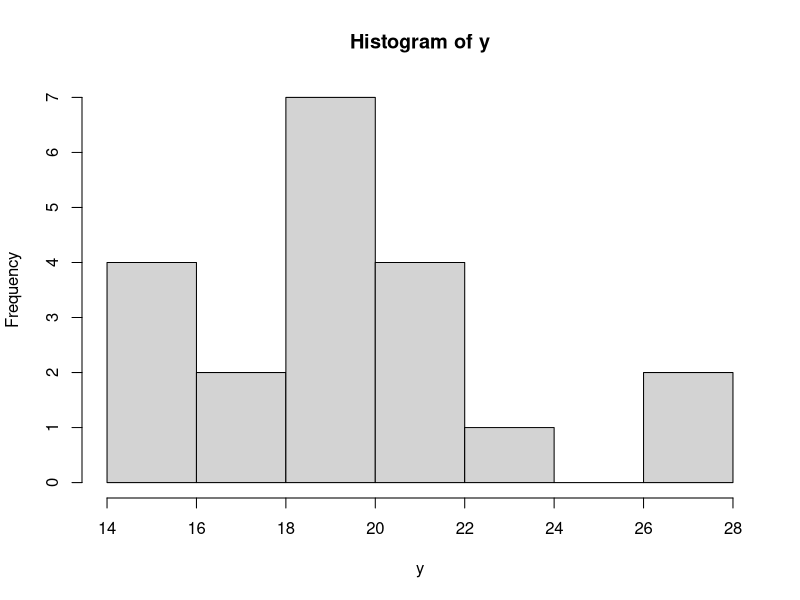
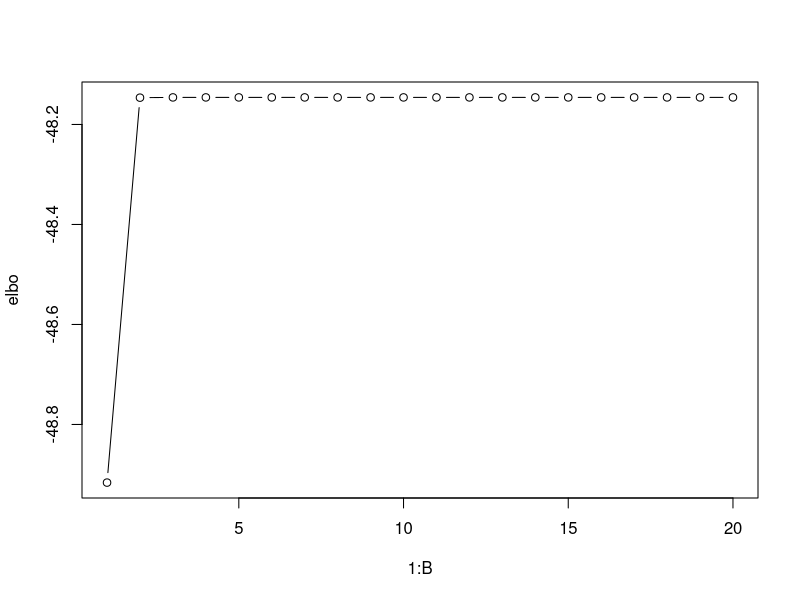
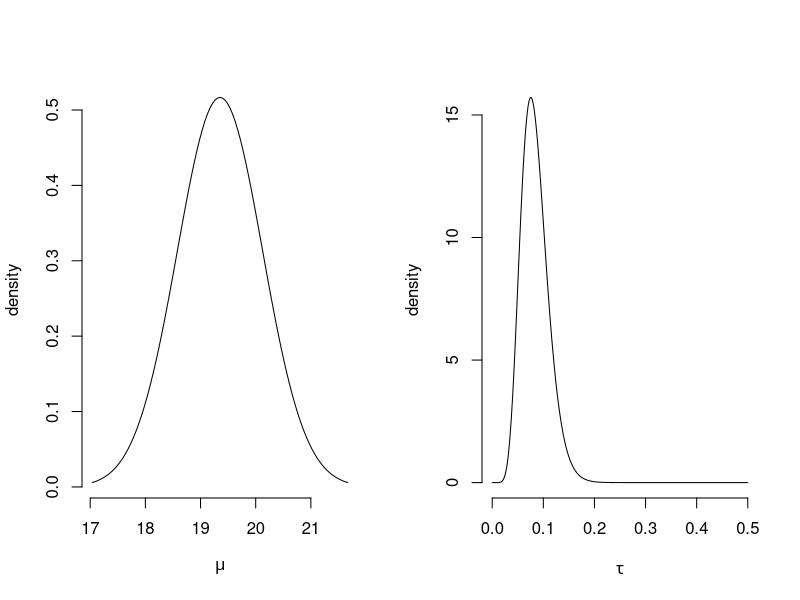
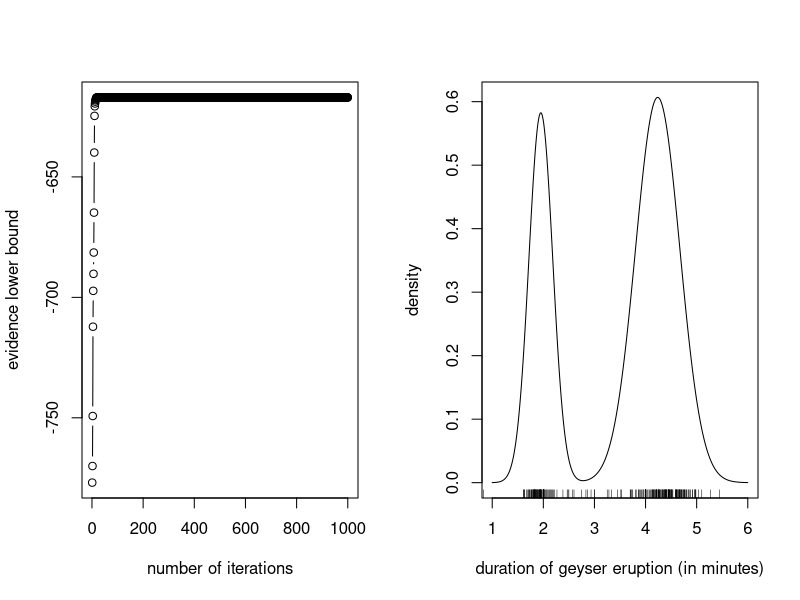

These figures' R source, in order: (Note: this script raises an error after producing the figures.)


#############################################################
## CAVI algorithm for Gaussian data with conjugate priors
#############################################################
## Simulate fake data
set.seed(80601)
y <- rnorm(n = 20, mean = 20, sd = 3)
hist(y)
init <- c(0,1,1)
# Prior parameters
a0 <- 0.01
b0 <- 0.01
mu0 <- 0
tau0 <- 1e-4
# Precompute summary statistics
n <- length(y);
sum_y <- sum(y)
# Initialize algorithm
E_mu <- init[1]
var_mu <- init[2]
E_tau <- init[3]
# Determine the number of iterations
B <- 20
an <- a0+0.5*n
# Monitor the ELBO
elbo <- numeric(B)
for(i in 1:B){
  # Update each parameter in turn
  var_mu <- 1/(tau0 + n*E_tau)
  E_mu <- var_mu*(tau0*mu0 + E_tau*sum_y)
  bn <- (b0+0.5*sum((y-E_mu)^2) + 0.5*n*var_mu)
  E_tau <- an/bn
  # Recompute the ELBO at the end of each cycle
  elbo[i] <- -an*log(bn) +0.5*log(var_mu)-0.5*tau0*((mu0-E_mu)^2 + var_mu)
}

# Monitor the convergence of the ELBO
plot(1:B, elbo, type = "b")
# Plot the marginal approximations
par(mfrow = c(1,2))
curve(dnorm(x, mean = E_mu, sd = sqrt(var_mu)),
            from = E_mu - 3*sqrt(var_mu),
            to = E_mu + 3*sqrt(var_mu),
      ylab = "density", xlab = expression(mu), bty = "n")

curve(dgamma(x, shape = an, rate = bn), from = 0, to = 0.5,
      n = 1001,
      ylab = "density", xlab = expression(tau), bty = "n")


#############################################################
## CAVI algorithm for K-components Gaussian mixture models
#############################################################
# Parameters are
# 1) weights w (probability of components)
# 2) cluster means mu
# 3) cluster variance sigma_sq
# 4) binary indicators of clusters "a" (data augmentation)
CAVI_gauss_mixt <- function(K = 2L, y,
                            prior_mean_mu = rep(0, K),
                            prior_var_mu = rep(1e8, K),
                            prior_shape_var = rep(0.01, K),
                            prior_rate_var = rep(0.01, K),
                            prior_shape_weights = 0.01,
                            niter = 1000L
){
  stopifnot(K >= 1)
  K <- as.integer(K)
  n <- length(y)
  # ELBO normalizing constant (only depends on hyperparameters)
  lcst <- 0.5*K*(1-n*log(2*pi)) +
    lgamma(K*prior_shape_weights) -
    K*lgamma(prior_shape_weights) -
    lgamma(n + K*prior_shape_weights)  +
    sum(prior_shape_var*log(prior_rate_var)) -
    sum(lgamma(prior_shape_var))
  # Initialization
  mu <- runif(K)*diff(range(y))
  sigma_sq <- alpha <- rep(1, K)
  A <- B <- rep(1, K) # K vector
  ELBO <- numeric(niter)
  nu <- matrix(NA, nrow = n, ncol = K)
  # CAVI runs
  for(b in seq_len(niter)){
    for(k in seq_len(K)){
      nu[, k] <- exp(digamma(alpha[k]) + 0.5*digamma(A[k]) - 0.5*log(B[k]) -
                       0.5*A[k]/B[k]*((y-mu[k])^2+ sigma_sq[k]))
    }
    omega <- nu/rowSums(nu) # Probability of components for each obs
    om <- colSums(omega) # sample size in each cluster
    sigma_sq <- 1/(1/prior_var_mu + A*om/B) # posterior variance of cluster
    mu <- sigma_sq*(prior_mean_mu/prior_var_mu + A/B*colSums(omega * y)) # posterior mean of cluster
    alpha <- prior_shape_weights + om
    A <- prior_shape_var + 0.5*om
    B <- prior_rate_var + 0.5*(colSums(omega*(outer(y, mu, FUN = "-")^2)) + om*sigma_sq)
    # Compute ELBO
    ELBO[b] <- lcst + sum(lgamma(A) - A*log(B) +
                            lgamma(alpha) + 0.5*(log(sigma_sq) - log(prior_var_mu)) -
                            0.5*((mu-prior_mean_mu)^2 + sigma_sq)/prior_var_mu) -
      sum(omega*log(omega+1e-80))
  }
  list(elbo = ELBO,
       mu_mean = mu,
       mu_var = sigma_sq,
       sigmasq_shape = A,
       sigmasq_rate = B,
       weights_alpha = alpha,
       probs = omega,
       mean_probs = alpha/sum(alpha),
       cluster_probs = colSums(omega)/sum(omega)
  )
}
## Data application
data(geyser, package = "MASS")
mixt <- CAVI_gauss_mixt(K = 2, y = geyser$duration)
plot(mixt$elbo, xlab = "number of iterations", ylab = "evidence lower bound", type = "b")
# Compute posterior mean of mean, variance and probability of each cluster
post_prob <- mixt$mean_probs
post_mean <- mixt$mu_mean
post_sd <- sqrt(mixt$sigmasq_rate/(mixt$sigmasq_shape-1))
# Plot the mixture density at posterior mean
curve(post_prob[1]*dnorm(x, mean = post_mean[1], sd = post_sd[1]) +
        post_prob[2]*dnorm(x, mean = post_mean[2], sd = post_sd[2]),
      from = 1,
      to = 6,
      n = 1001,
      xlab = "duration of geyser eruption (in minutes)",
      ylab = "density")
rug(geyser$duration)


#############################################################
## CAVI algorithm for linear mixed effect model
#############################################################
## Considers a data augmentation with random effects u's
## and a factorizations with variance vs (mean + random effects)
## Assuming a diagonal structure (independent) on random effects
## - multivariate Gaussian for (beta, u)
## - independent inverse. gamma for each variance component
# Y ~ Gauss(X beta + Z u, sigma_sq_eps I)
# u ~ Gauss(0, blockdiag(sigma_sq_u))

cavi_varcomp_linmixmod <- function(
    y,
    Xform,
    Zform,
    data,
    maxiter = 1e3L,
    tol = 1e-8,
    prior_beta_mean,
    prior_beta_prec,
    prior_var_shape,
    prior_var_rate
){
  stopifnot(is.matrix(X))
  y <- as.numeric(y)
  n <- length(y)
  X <- model.matrix(as.formula(Xform), data = data)
  mm <- model.frame(as.formula(Zform), data = data)
  ym <- model.response(mm)
  r <- ncol(mm) - ifelse(is.null(ym), 0, 1)
  Z <- Matrix::sparse.model.matrix(
    as.formula(paste(c(Zform, "-1"), collapse = "")),
    data = data)
  K <- apply(mm, 2, function(x){length(unique(x))})
  stopifnot(ncol(Z) == sum(K))
  C <- cbind(X, Z)
  stopifnot(nrow(X) == n, nrow(Z) == n)
  p <- ncol(X)
  if(missing(prior_beta_mean)){
    prior_beta_mean <- rep(0, p)
  } else{
    stopifnot(length(prior_beta_mean) == p)
  }
  if(missing(prior_beta_prec)){
    prior_beta_prec <- Matrix::Diagonal(n = p, x = 0.01)
  } else{
    stopifnot(is.matrix(prior_beta_prec),
              ncol(prior_beta_prec) == p,
              nrow(prior_beta_prec) == p,
              isSymmetric(prior_beta_prec))
  }
  if(missing(prior_var_shape)){
    prior_var_shape <- rep(0.01, r + 1)
  } else{
    stopifnot(is.numeric(prior_var_shape),
              isTRUE(all(prior_var_shape > 0)),
              length(prior_var_shape) == (r + 1))
  }
  if(missing(prior_var_rate)){
    prior_var_rate <- rep(0.01, r + 1)
  } else{
    stopifnot(is.numeric(prior_var_rate),
              isTRUE(all(prior_var_rate > 0)),
              length(prior_var_rate) == (r + 1))
  }
  # Check for variance components
  stopifnot(Matrix::rowSums(Z) == rep(1, n))
  lcst <- 0.5*(p+sum(K)) - 0.5*n*log(2*pi) +
    0.5*c(Matrix::determinant(prior_beta_prec)$modulus) +
    sum(prior_var_shape*log(prior_var_rate)) -
    sum(log(prior_var_shape)) +
    sum(lgamma(prior_var_shape + 0.5*c(n, K)))
  maxiter <- as.integer(maxiter)
  # Initial values
  B_u <- rexp(r)
  B_e <- rexp(1)
  # Fixed values (do not change)
  A_e <- prior_var_shape[1] + 0.5*n
  A_u <- prior_var_shape[-1] + 0.5*K
  elbo <- numeric(maxiter) # container for ELBO
  for(b in seq_len(maxiter)){
    # Update coefficients (means)
    prec <- A_e/B_e * Matrix::crossprod(C) +
      Matrix::bdiag(c(prior_beta_prec,
                      sapply(1:r, function(i){
                        Matrix::Diagonal(K[i],x = A_u[i]/B_u[i])})))
    V <- solve(prec)
    mu <- A_e/B_e * as.numeric(V %*% crossprod(C, y))
    B_e <- prior_var_rate[1] +
      0.5 * as.numeric(crossprod(y - as.numeric(C %*% mu))) +
      sum(Matrix::diag(crossprod(C) %*% V))
    B_u <- prior_var_rate[2] +
      0.5 * as.numeric(crossprod(mu[-(1:p)])) +
      sum(diag(V)[-(1:p)])
    elbo[b] <- lcst -
      0.5 * as.numeric(Matrix::determinant(prec)$modulus) -
      0.5  * as.numeric(t(mu[1:p]) %*% prior_beta_prec %*% mu[1:p] +
                          Matrix::determinant(
                            prior_beta_prec %*% V[1:p,1:p])$modulus) -
      A_e*log(B_e) - sum(A_u*log(B_u))
    if(b > 2 && (elbo[b]-elbo[b-1]) < tol){
      break
    }
  }
  list(elbo = elbo[seq_len(b)],
       X = X,
       Z = Z,
       sigmasq_shape = c(A_e, A_u),
       sigmasq_rate = c(B_e, B_u),
       coef_mean = mu,
       coef_var = V)
}

data(Orthodont, package = "nlme")
# Fix factors (unordered)
Orthodont$Subject <- factor(Orthodont$Subject, ordered = FALSE)
sd_y <- sd(Orthodont$distance)
y <- Orthodont$distance/sd_y # standardize response
fit_lmm <- cavi_varcomp_linmixmod(
  y = y,
  Xform = ~ age + Sex,
  Zform = ~ Subject,
  data = Orthodont)
lme <- lme4::lmer(y ~ age + Sex + (1 | Subject),
                  data = Orthodont)
# Compare coefficients for mean + random effects
coefs <- c(lme4::fixef(lme), unlist(lme4::ranef(lme)))
max(abs(coefs - fit_lmm$coef_mean))
# Posterior mean of variance
lme4::VarCorr(lme)
sqrt(fit_lmm$sigmasq_rate/(fit_lmm$sigmasq_shape-1))
